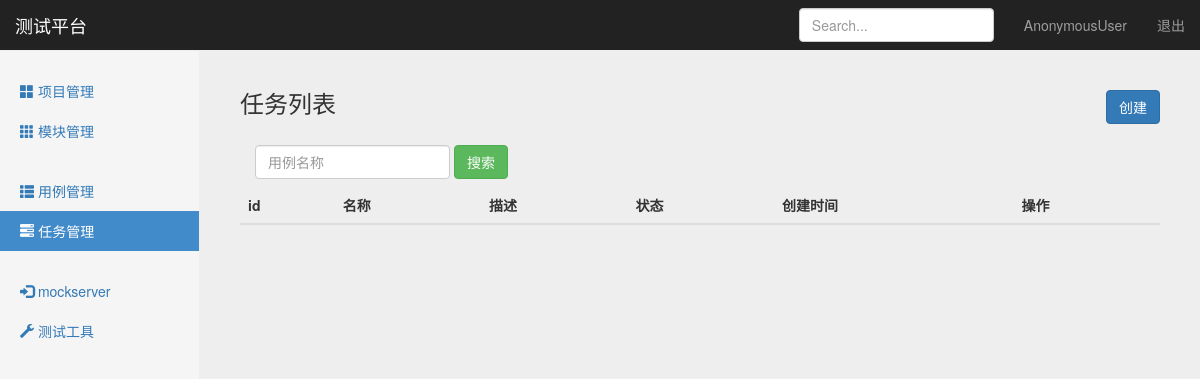
Page /interface/task_manage/ on the earlier database version.
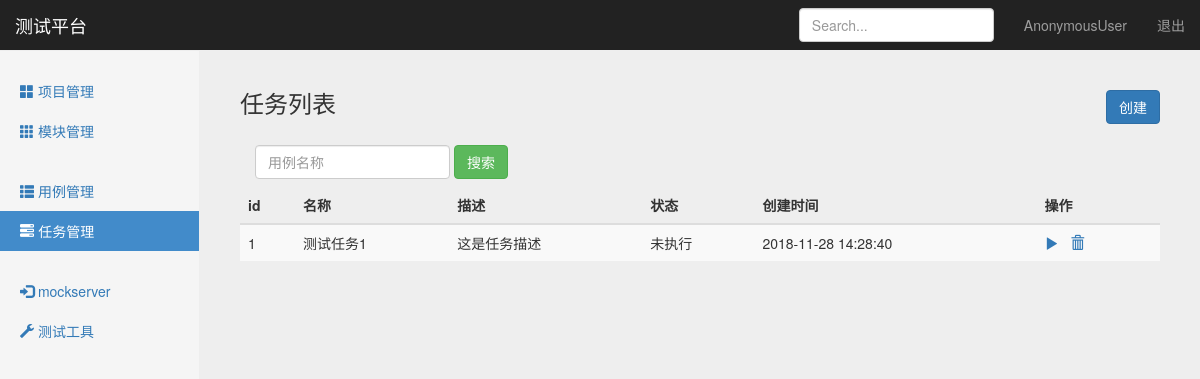
Same page on the later database version.
### interface_app/models.py (models this page shows, shortened)
class TestTask(models.Model):
    name = models.CharField("名称", max_length=100, blank=False, default="")
    describe = models.TextField("描述", default="")
    status = models.IntegerField("状态：", default=0)  # 未执行、执行中、执行完成、排队中
    cases = models.TextField("关联用例", default="")
    create_time = models.DateTimeField("创建时间", auto_now_add=True)

### interface_app/views/testtask_view.py (the view)
# urls.py: path('task_manage/', testtask_view.task_manage),
def task_manage(request):
    testtasks = TestTask.objects.all()
    if request.method == "GET":
        return render(request, "task_manage.html", {
            "type": "list",
            "testtasks": testtasks,
        })
    else:
        return HttpResponse("404")

### templates/task_manage.html (shortened to what this page needs)
{% extends "base.html" %}
{% block content %}
<nav class="navbar navbar-inverse navbar-fixed-top">
	<div class="container-fluid">
		<div class="navbar-header">
			<a class="navbar-brand" href="#">测试平台</a>
		</div>
		<div id="navbar" class="navbar-collapse collapse">
			<ul class="nav navbar-nav navbar-right">
				<li><a href="#">{{ user }}</a></li>
				<li><a href="/logout/">退出</a></li>
			</ul>
			<form class="navbar-form navbar-right">
				<input type="text" class="form-control" placeholder="Search...">
			</form>
		</div>
	</div>
</nav>
<div class="container-fluid">
	<div class="row">
		<div class="col-sm-3 col-md-2 sidebar">
			<ul class="nav nav-sidebar">
				<li><a href="/manage/project_manage/">
						<span class="glyphicon glyphicon-th-large"></span> 项目管理</a>
				</li>
				<li><a href="/manage/module_manage/">
						<span class="glyphicon glyphicon-th"></span> 模块管理</a>
				</li>
			</ul>
			<ul class="nav nav-sidebar">
				<li><a href="/interface/case_manage/">
						<span class="glyphicon glyphicon-th-list"></span> 用例管理</a>
				</li>
				<li class="active"><a href="#">
						<span class="glyphicon glyphicon-tasks"></span> 任务管理</a>
				</li>
			</ul>
			<ul class="nav nav-sidebar">
				<li><a href="#">
						<span class="glyphicon glyphicon-log-in"></span> mockserver</a>
				</li>
				<li><a href="#">
						<span class="glyphicon glyphicon-wrench"></span> 测试工具</a>
				</li>
			</ul>
		</div>
		{% if type == 'list'%}
		<div class="col-sm-9 col-sm-offset-3 col-md-10 col-md-offset-2 main">
			<h3 class="sub-header">任务列表
				<button type="button" class="btn btn-primary" style="float: right;" onclick="window.location.href='/interface/add_task/'">创建</button>
			</h3>
			<div class="table-responsive">
				<form class="navbar-form" method="get" action="/interface/search_case_name/">
					<div class="form-group">
						<input name="case_name" type="text" placeholder="用例名称" class="form-control">
					</div>
					<button type="submit" class="btn btn-success">搜索</button>
				</form>
				<table class="table table-striped">
					<thead>
						<tr>
							<th>id</th>
							<th>名称</th>
							<th>描述</th>
							<th>状态</th>
							<th>创建时间</th>
							<th>操作</th>
						</tr>
					</thead>
					<tbody>
						{% for task in testtasks %}
						<tr>
							<td>{{ task.id }}</td>
							<td>{{ task.name }}</td>
							<td>{{ task.describe }}</td>
							{% if task.status == 0 %}
							<td>未执行</td>
							{% endif %}
							<td>{{ task.create_time | date:"Y-m-d H:i:s" }}</td>
							<td>
								<a href="/interface/run_task/{{task.id}}/" style="margin-right: 8px;">
									<span class="glyphicon glyphicon-play"></span>
								</a>
								<a href="/interface/delete_project/{{task.id}}/" style="margin-right: 8px;">
									<span class="glyphicon glyphicon-trash"></span>
								</a>
							</td>
						</tr>
						{% endfor %}
					</tbody>
				</table>
			</div>
		</div>
		{% endif %}
	</div>
</div>
{% endblock %}

Differences in the rows shown:
added TestTask: id "1", name "测试任务1", describe "这是任务描述", status "未执行", create_time "2018-11-28 14:28:40"
